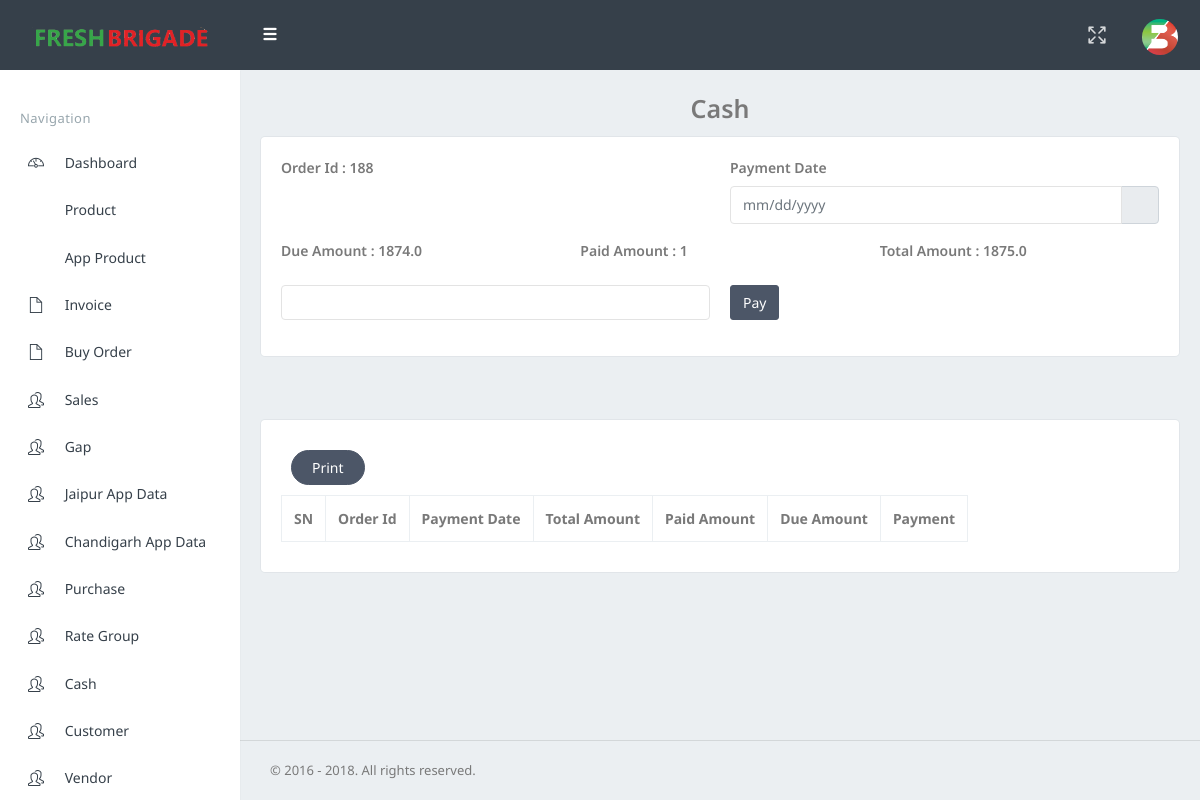
Page /purchase-cash.php?code=188 (signed in) on the committed database.
### tables this page shows
CREATE TABLE `purchase_rate` (
  `sn` int(11) NOT NULL,
  `id` varchar(50) NOT NULL,
  `vcode` text NOT NULL,
  `vendor_name` text NOT NULL,
  `date` text NOT NULL,
  `tot` text NOT NULL,
  `due` text NOT NULL,
  `paid` text NOT NULL
);

### purchase-cash.php (the view, shortened to what this page needs)
<!DOCTYPE html>
<html>
    <?php
$custId=$_GET["code"];
include("common/connect.php");
    ?>
<head>
 <link href="plugins/timepicker/bootstrap-timepicker.min.css" rel="stylesheet">
        <link href="plugins/bootstrap-colorpicker/css/bootstrap-colorpicker.min.css" rel="stylesheet">
        <link href="plugins/bootstrap-datepicker/css/bootstrap-datepicker.min.css" rel="stylesheet">
        <link href="plugins/clockpicker/css/bootstrap-clockpicker.min.css" rel="stylesheet">
        <link href="plugins/bootstrap-daterangepicker/daterangepicker.css" rel="stylesheet">
        <link href="assets/css/bootstrap.min.css" rel="stylesheet" type="text/css" />
        <link href="assets/css/icons.css" rel="stylesheet" type="text/css" />
        <link href="assets/css/style.css" rel="stylesheet" type="text/css" />
    </head>
    <body class="fixed-left">
        <div id="wrapper">
            <?php
                include("common/header.php");
            ?>
         <?php
                        include("common/sidebar.php");
                    ?>
            <div class="content-page">
                <div class="content">
                    <div class="container-fluid">
<div class="row" >
    									  <div class="col-lg-12" align="center" >
										 <label style="font-size:25px;">Cash</label>
										 </div>
										 </div>
   <div class="card-box">
<?php
   $PayDetailsQuery= mysqli_query($con,"SELECT * FROM `purchase_rate` WHERE id='$custId'");
   $pay = mysqli_fetch_assoc($PayDetailsQuery);
   $paid =$pay['paid'];
    $pendding =$pay['due'];
     $total =$pay['tot'];
?>
        <form id="form1" method="post" action="action-page/vendor-cash.php">
			<div class="row" >
 <div class="col-lg-6">
												<div class="form-group" align="left" >
													<div>
														<div class="form-group">
                                                        	<label>Order Id :</label>
															<label ><?php echo $custId;?></label>
														</div>
                                                        </div>
														</div>
			                    	</div>
             <div class="col-lg-6">
							<div class="form-group">
                                                <label>Payment Date</label>
                                                <div>
                                                    <div class="input-group">
                                                        <input autocomplete="off" required type="text" class="form-control" placeholder="mm/dd/yyyy" name="datepicker-autoclose" id="datepicker-autoclose">
                                                        <div class="input-group-append">
                                                            <span class="input-group-text"><i class="md md-event-note"></i></span>
                                                        </div>
                                                    </div>
                                                </div>
                            </div>
							</div>
            </div>
<div class="row" >
            <div class="col-lg-4">
												<div class="form-group" align="left" >
													<div>
														<div class="form-group">
                                                        	<label>Due Amount :</label>
															<label ><?php echo $pendding;?></label>
														</div>
                                                        </div>
														</div>
			                    	</div>
            <div class="col-lg-4">
												<div class="form-group" align="left" >
													<div>
														<div class="form-group">
                                                        	<label>Paid Amount :</label>
															<label ><?php echo $paid;?></label>
														</div>
                                                        </div>
														</div>
			                    	</div>
            	                    <div class="col-lg-4">
												<div class="form-group" align="left" >
													<div>
														<div class="form-group">
                                                        	<label>Total Amount :</label>
															<label ><?php echo $total;?></label>
														</div>
                                                        </div>
														</div>
			                    	</div>
            </div>
            <div class="row" >
            <div class="col-lg-6">
												<div class="form-group" align="left" >
													<div>
														<div class="form-group">
															<input class="form-control"name="cash" type="text"  value="<?php echo $invoice;?>"size="10"  class="border" />
														</div>
                                                        </div>
														</div>
			                    	</div>
            	                    <div class="col-lg-6">
												<div class="form-group" align="left" >
													<div>
														<div class="form-group">
                                                        	<button  class="btn btn-inverse waves-effect waves-light" id="addProduct"   >Pay </button>
													</div>
                                                        </div>
														</div>
			                    	</div>
            </div>
        </form>
     </div>
     <br><br>
                                <div class="card-box">
                                <div class="panel-footer"  > <button class="btn btn-inverse btn-rounded waves-effect waves-light" onClick=" PrintElem('wp--')" style="margin:10px;">Print</button> </div>
                                   <div class="row"  id="wp--">
                            <div class="col-sm-12">
                                    <div class="table-responsive" data-pattern="priority-columns">
                                    <table class=" table table-bordered table-responsive" id="datatable-editable">
                                        <thead>
                                        <tr>
											<th style="text-align:center">SN </th>
                                            <th style="text-align:center">Order Id </th>
                                             <th style="text-align:center">Payment Date</th>
                                             <th  style="text-align:center">Total Amount </th>
                                             <th style="text-align:center">Paid Amount </th>
                                             <th style="text-align:center">Due Amount </th>
                                            <th style="text-align:center">Payment</th>
                                        </tr>
                                        </thead>
                                    </table>
                                        </div>
                                </div>
                            </div>
                        </div>
                    </div>
                </div>
                <footer class="footer text-right">
                    &copy; 2016 - 2018. All rights reserved.
                </footer>
            </div>
        </div>
    </body>
</html>

### rows in the picture
purchase_rate: due "1874.0", paid "1", tot "1875.0"

### other values in the picture
$custId "188"
